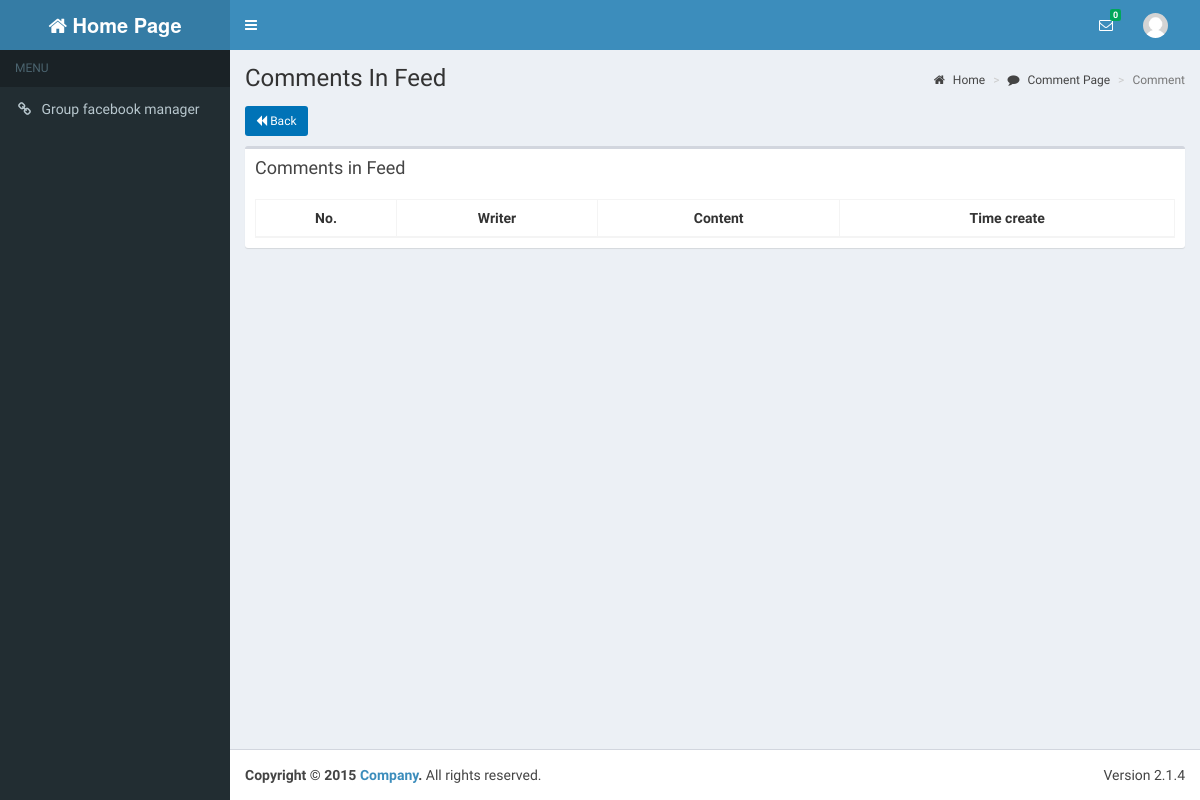
The page /commentList.php?feedId=4 (signed in) on the database as committed earlier.
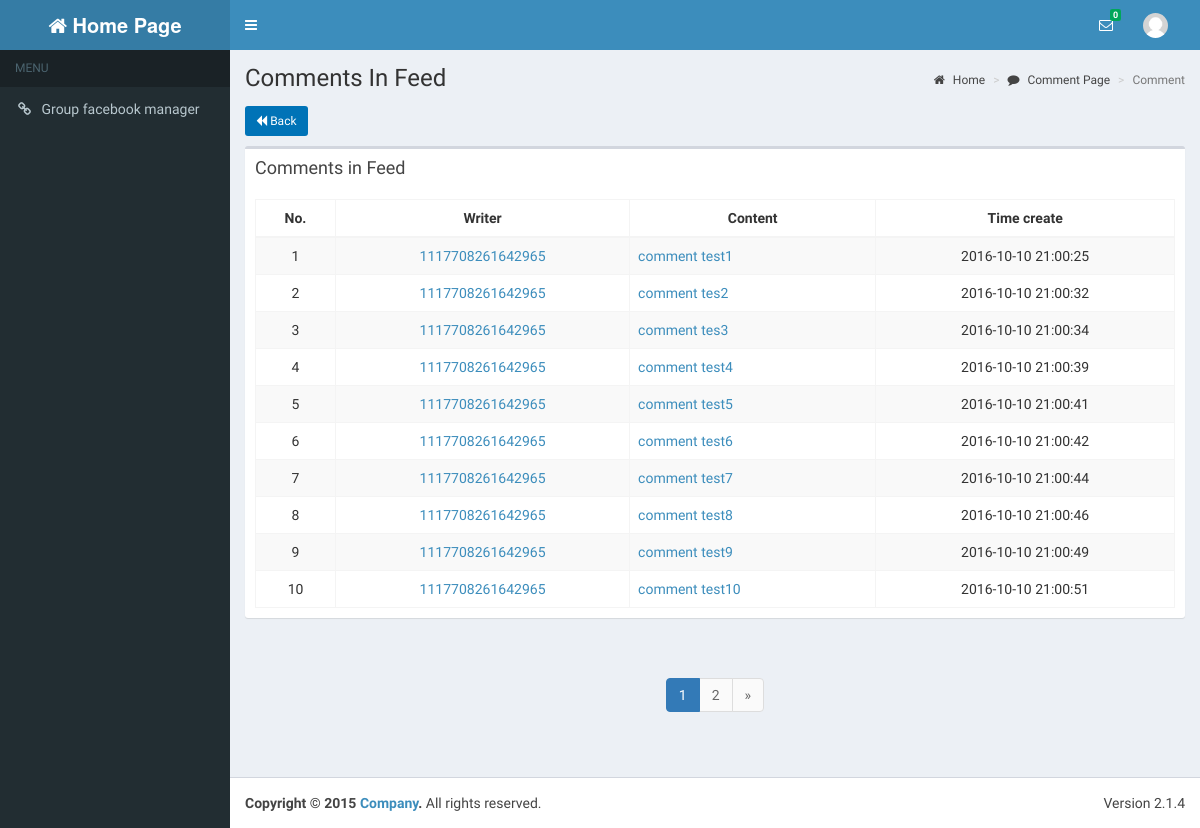
The same page on the database as committed later.
### tables this page shows
CREATE TABLE IF NOT EXISTS `comments` (
  `CommentId` int(20) NOT NULL AUTO_INCREMENT,
  `FacebookIdComment` varchar(30) NOT NULL,
  `FacebookUserIdComment` varchar(30) NOT NULL,
  `Message` text,
  `CreateCommentTime` varchar(100) DEFAULT NULL,
  `StatusId` int(20) DEFAULT NULL,
  `FeedId` int(20) DEFAULT NULL,
  `CreateTime` timestamp NOT NULL DEFAULT '0000-00-00 00:00:00',
  `UpdateTime` timestamp NOT NULL DEFAULT '0000-00-00 00:00:00' ON UPDATE CURRENT_TIMESTAMP,
  PRIMARY KEY (`CommentId`),
  KEY `fk_comments_status_idx` (`StatusId`),
  KEY `fk_comments_feeds_idx` (`FeedId`)
);

### dao/db_connect.php (called while the page is built, shortened)
<?php
class DB_CONNECT {
    function connect() {
        $con = @mysql_connect(DB_SERVER, DB_USER, DB_PASSWORD) or die(mysql_error());
        return $con;
    }
}
?>

### dao/daoInbox.php (called while the page is built, shortened)
<?php
require_once 'db_connect.php';
function getInboxIdUseStatus($varName) {
    $result = mysql_query("SELECT 1 FROM inbox "
            . " WHERE  status = 1 and toUserId = " . $varName)
            or die(mysql_error());
    return 0;
}
?>

### dao/daoUsers.php (called while the page is built, shortened)
<?php
require_once 'db_connect.php';
function checkRoleQLNhom($varName) {
    $result = mysql_query("SELECT * from user_role where roleId = 3 AND UserId = " . $varName) or die(mysql_error());
    if (mysql_num_rows($result) > 0) {
        return true;
    }
    return false;
}
?>

### dao/daoComments.php (called while the page is built, shortened)
<?php
require_once  'db_connect.php';
require_once  '/../models/comments.php';
$commentId = "CommentId";
$facebookIdComment = "FacebookIdComment";
$facebookUserIdComment = "FacebookUserIdComment";
$message = "Message";
$createCommentTime = "CreateCommentTime";
function getCommentIdUseFeedId($varName, $start, $count) {
     global $commentId, $facebookIdComment, $facebookUserIdComment, $message, $createCommentTime, $statusId, $feedId, $createTime, $updateTime;
    $listComments =  array();
    $result = mysql_query("SELECT `CommentId`,`FacebookUserIdComment`, `FacebookIdComment`, `Message`, `CreateCommentTime`, b.Name
                            FROM comments AS a INNER JOIN status as b on a.statusId = b.StatusId AND feedId = ".$varName
                            ." ORDER BY a.CreateCommentTime LIMIT ".$start.",".$count. "") or die(mysql_error());
    if (mysql_num_rows($result) > 0) {
        while ($row = mysql_fetch_array($result)) {
            $comments = new Comments();
            $comments->setCommentId($row[$commentId]);
            $comments->setFacebookUserIdComment($row[$facebookUserIdComment]);
            $comments->setFacebookIdComment($row[$facebookIdComment]);
            $comments->setMessage($row[$message]);
            $comments->setCreateCommentTime($row[$createCommentTime]);
            $comments->setStatusId($row['Name']);
            array_push($listComments, $comments);
        }
    }
    return $listComments;
}
function getTotalRecord1($feedId) {
    $result = mysql_query("select feedid FROM comments where feedId  = " . $feedId);
    if ($result != null)
        return mysql_num_rows($result);
    return 0;
}
?>

### models/comments.php (called while the page is built, shortened)
<?php
class Comments {
    private $facebookIdComment;
    private $facebookUserIdComment;
    private $message;
    private $createCommentTime;
    function getFacebookIdComment() {
        return $this->facebookIdComment;
    }
    function getFacebookUserIdComment() {
        return $this->facebookUserIdComment;
    }
    function getMessage() {
        return $this->message;
    }
    function getCreateCommentTime() {
        return $this->createCommentTime;
    }
    function setFacebookIdComment($facebookIdComment) {
        $this->facebookIdComment = $facebookIdComment;
    }
    function setFacebookUserIdComment($facebookUserIdComment) {
        $this->facebookUserIdComment = $facebookUserIdComment;
    }
    function setMessage($message) {
        $this->message = $message;
    }
    function setCreateCommentTime($createCommentTime) {
        $this->createCommentTime = $createCommentTime;
    }
}

### commentList.php (the view, shortened to what this page needs)
<!DOCTYPE html>
<?php
require_once '/dao/daoUsers.php';
require_once '/dao/daoInbox.php';
require_once '/dao/daoComments.php';
require_once '/models/comments.php';
if ($_GET['feedId'] != null) {
    $current = $_GET['pageNumComment'] == null ? 1 : $_GET['pageNumComment'];
} else {
    return;
}
$start = ($current - 1) * 10;
$listComments = (array) getCommentIdUseFeedId($_GET['feedId'], $start, 10);
$numInbox = getInboxIdUseStatus($_SESSION['user_id']);
$totalRecord = getTotalRecord1($_GET['feedId']);
$numPage = round($totalRecord / 10  + 0.5);
?>
<html>
    <head>
        <?php include 'includeCss.php'; ?>
    </head>
    <body class="hold-transition skin-blue sidebar-mini">
        <div class="wrapper">
            <?php include 'includeTab.php';?>
            <div class="content-wrapper">
                <section class="content-header">
                    <h1>
                        Comments In Feed
                    </h1>
                    <ol class="breadcrumb">
                        <li><a href="homePage.php"><i class="fa fa-home"></i> Home </a></li>
                        <li><a href="#"><i class="fa fa-comment"></i> Comment Page </a></li>
                        <li class="active">Comment</li>
                    </ol>
                </section>
                <section class="content">
                    <div class="row">
                        <div class= "col-md-12" style="padding-bottom: 10px;">
                            <?php
                            $backLink = "feedView.php?facebookGroupId=" . $_SESSION['group_id'] . "&groupId=" . $_SESSION['id_group_csdl'] . "&pageNum=" . $_SESSION['pageNum'];
                            ?>
                            <a class="left text-center btn btn-sm btn-file bg-blue" href = "<?php echo $backLink; ?>"><i class="fa fa-backward"></i> Back</a>
                        </div>
                    </div>
                    <div class="row">
                        <div class="col-md-12">
                            <div class="box table-responsive">
                                <div class="box-header">
                                    <h3 class="box-title">Comments in Feed</h3>
                                </div>
                                <div class="box-body ">
                                    <table id="example1" class="table table-bordered table-striped" cellspacing="0" width="100%">
                                        <thead>
                                            <tr>
                                                <th class="text-center">No.</th>
                                                <th class="text-center">Writer</th>
                                                <th class="text-center">Content</th>
                                                <th class="text-center">Time create</th>
                                            </tr>
                                        </thead>
                                        <tbody>
                                            <?php
                                            $i = $start+1;
                                            foreach ($listComments as $row) {
                                                echo '<tr>';
                                                echo "<td class=\"text-center\" >{$i}</td>";
                                                echo "<td class=\"text-center\" ><a href=https://www.facebook.com/{$row->getFacebookUserIdComment()}>{$row->getFacebookUserIdComment()}</a></td>";
                                                echo "<td class=\"text-left\"><a href=https://www.facebook.com/{$row->getFacebookIdComment()}>{$row->getMessage()}</a></td>";
                                                echo "<td class=\"text-center\">{$row->getCreateCommentTime()}</td>";
                                                echo '</tr>';
                                                $i++;
                                            }
                                            ?>
                                        </tbody>
                                    </table>
                                </div>
                            </div>
                        </div>
                    </div>
                    <div class="row">
                        <div class="padding-6 col-md-12 text-center">
                            <ul class="pagination">
                                <div class="row">
                                    <div class="padding-2 col-md-12 text-center">
                                        <ul class="pagination">
                                            <?php
                                            if ($numPage != null && $numPage != 1) {
                                                $iPage = $current;
                                                $startPage = $iPage - 2;
                                                $endPage = $iPage + 2;
                                                if ($startPage < 1) {
                                                    $endPage = $endPage - $startPage + 1;
                                                    $startPage = 1;
                                                }
                                                if ($endPage > $numPage) {
                                                    $endPage = $numPage;
                                                }
                                                for ($i = $startPage; $i <= $endPage; ++$i) {
                                                    if ($iPage == $i)
                                                        echo "<li class = \"active\"><a href=commentList.php?facebookFeedId={$_GET['facebookFeedId']}&feedId={$_GET['feedId']}&pageNumComment=$i>$i</a></li>";
                                                    else
                                                        echo "<li><a href =commentList.php?facebookFeedId={$_GET['facebookFeedId']}&feedId={$_GET['feedId']}&pageNumComment={$i}>$i</a></li>";
                                                }
                                                if ($iPage < $numPage) {
                                                    $ncurrent = $iPage + 1;
                                                    echo "<li><a href =commentList.php?facebookFeedId={$_GET['facebookFeedId']}&feedId={$_GET['feedId']}&pageNumComment={$ncurrent}>&raquo</a></li>";
                                                }
                                            }
                                            ?>
                                        </ul>
                                    </div>
                                </div>
                            </ul></div>
                </section>
            </div>
            <?php include 'includeFooter.php'; ?>
        </div>
    </body>
</html>

### includeCss.php (shortened to what this page needs)
<link rel="stylesheet" href="css/w3.css">
<link rel="stylesheet" href="bootstrap/css/sweetalert.css">
<link rel="stylesheet" href="bootstrap/css/bootstrap.min.css">
<link rel="stylesheet" href="bootstrap/css/bootstrap-datetimepicker.min.css">
<link rel="stylesheet" href="https://maxcdn.bootstrapcdn.com/font-awesome/4.4.0/css/font-awesome.min.css">
<link rel="stylesheet" href="https://code.ionicframework.com/ionicons/2.0.1/css/ionicons.min.css">
<link rel="stylesheet" href="dist/css/AdminLTE.min.css">
<link rel="stylesheet" href="dist/css/skins/skin-blue.min.css">
<link rel="stylesheet"
      href="//code.jquery.com/ui/1.11.4/themes/smoothness/jquery-ui.css">
<link rel="stylesheet"
      href="https://cdn.datatables.net/1.10.10/css/dataTables.bootstrap.min.css">
<link rel="stylesheet" href="dist/css/skins/_all-skins.min.css">

### includeTab.php (shortened to what this page needs)
<header class="main-header">
    <a href="homePage.php" class="logo">
        <span class="logo-lg "><i class="fa fa-home"></i><b> Home Page</b></span>
    </a>
    <nav class="navbar navbar-static-top" role="navigation">
        <a href="#" class="sidebar-toggle" data-toggle="offcanvas" role="button">
        </a>
        <div class="navbar-custom-menu">
            <ul class="nav navbar-nav">
                <li class="dropdown messages-menu">
                    <a href="#" class="dropdown-toggle" data-toggle="dropdown">
                        <i class="fa fa-envelope-o"></i>
                        <span class="label label-success"><?php echo '' . ($numInbox == null ? 0 : $numInbox); ?></span>
                    </a>
                </li>
                <li class="dropdown user user-menu">
                    <a href="#" class="dropdown-toggle" data-toggle="dropdown">
                        <img src="dist/img/user2-160x160.jpg" class="user-image" alt="User Image">
                        <span class="hidden-xs"> <?php echo $userNameLogin->getFullName(); ?>&nbsp;&nbsp; </span>
                    </a>
                </li>
            </ul>
        </div>
    </nav>
</header>
<aside class="main-sidebar ">
    <section class="sidebar" >
        <?php $adminRole = checkRoleAdminUsingUserId($_SESSION['user_id']);
            ?>
        <ul class="sidebar-menu">
            <li class="header">MENU</li>
            <?php if ($adminRole) { ?>
                <li><a href="rolesView.php?pageNumRole=1"><i class="fa fa-link"></i> <span>Permission user manager</span></a></li>
            <?php } if (checkRoleQLNhom($_SESSION['user_id']) || checkRoleAdminUsingUserId($_SESSION['user_id'])) { ?>
                <li><a href="subGroup.php"><i class="fa fa-link"></i> <span>Group facebook manager</span></a></li>
            <?php } ?>
        </ul>
    </section>
</aside>

### includeFooter.php
<footer class="main-footer">
    <div class="pull-right hidden-xs">
        Version 2.1.4
    </div>
    <strong>Copyright &copy; 2015 <a href="#">Company</a>.</strong> All rights reserved.
</footer>

### css/w3.css (style rules this page uses)
*,*:before,*:after { box-sizing:inherit }
html { -ms-text-size-adjust:100%;-webkit-text-size-adjust:100% }
body { margin:0 }
article,aside,details,figcaption,figure,footer,header,main,menu,nav,section,summary { display:block }
a { background-color:transparent;-webkit-text-decoration-skip:objects }
img { border-style:none }
html,body { font-family:Verdana,sans-serif;font-size:15px;line-height:1.5 }
html { overflow-x:hidden }
h1,h2,h3,h4,h5,h6,.w3-slim,.w3-wide { font-family:"Segoe UI",Arial,sans-serif }
h1 { font-size:36px }
h3 { font-size:24px }
h1,h2,h3,h4,h5,h6 { font-weight:400;margin:10px 0 }
img { margin-bottom:-5px }
a { color:inherit }

Rows that differ between the two databases and show on the page:
added comments: FacebookUserIdComment "1117708261642965", Message "comment test1", CreateCommentTime "2016-10-10 21:00:25"
added comments: FacebookUserIdComment "1117708261642965", Message "comment tes2", CreateCommentTime "2016-10-10 21:00:32"
added comments: FacebookUserIdComment "1117708261642965", Message "comment tes3", CreateCommentTime "2016-10-10 21:00:34"
added comments: FacebookUserIdComment "1117708261642965", Message "comment test4", CreateCommentTime "2016-10-10 21:00:39"
added comments: FacebookUserIdComment "1117708261642965", Message "comment test5", CreateCommentTime "2016-10-10 21:00:41"
added comments: FacebookUserIdComment "1117708261642965", Message "comment test6", CreateCommentTime "2016-10-10 21:00:42"
added comments: FacebookUserIdComment "1117708261642965", Message "comment test7", CreateCommentTime "2016-10-10 21:00:44"
added comments: FacebookUserIdComment "1117708261642965", Message "comment test8", CreateCommentTime "2016-10-10 21:00:46"
added comments: FacebookUserIdComment "1117708261642965", Message "comment test9", CreateCommentTime "2016-10-10 21:00:49"
added comments: FacebookUserIdComment "1117708261642965", Message "comment test10", CreateCommentTime "2016-10-10 21:00:51"
Other text that changed with them:
new list line: "1"
new list line: "2"
